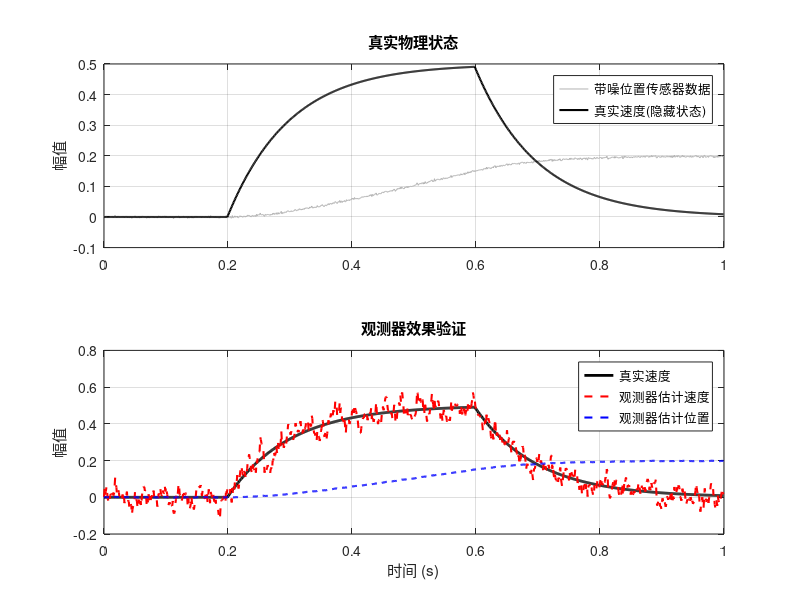
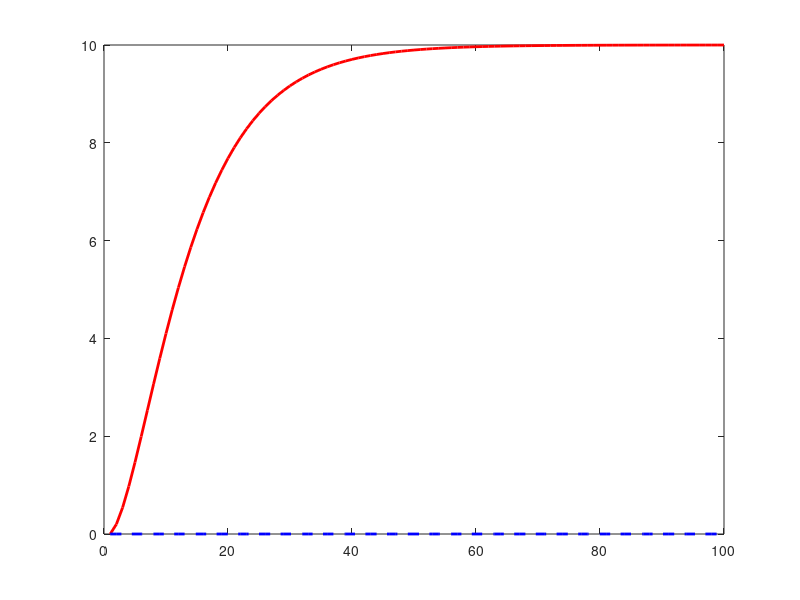

Write the MATLAB code that produced these figures, in order. (Note: this script raises an error after producing the figures.)
%% *一、从微分方程到状态观测器*
% _*1.什么是状态空间？*_
% 在《信号与系统》中，我们习惯用传递函数$H(s)$ 来描述系统。
% 
% $$$ \frac{Y(s)}{U(s)} = \frac{1}{s^2 + 2s + 1} $$$ 
% 
% 这是一个黑盒模型：如果你给它输入 $U$，它吐出输出 $Y$。但盒子内部发生了什么？我们不知道。
% 
% 状态空间 (State Space)是白盒模型。 它认为：系统之所以能动，是因为内部有一些“变量”在随时间变化。这些变量叫状态 (State)。
% 
% *以牛顿第二定律举例：* 
% 
% 假设你推一个质量 $m=1$ 的滑块。力是输入 $u$，位置是输出 $y$。 根据牛顿第二定律公式：$$F = ma \Rightarrow u = 
% \ddot{y}$$。我们可以选两个内部变量（状态）： 
%% 
% * 位置：$x_1 = y$ 
% * 速度：$x_2 = \dot{y}$
%% 
% 现在，我们把二阶微分方程$$u = \ddot{y}$$拆成两个一阶微分方程：
%% 
% * 状态1的变化率（位置的导数）： $\dot{x}_1 = x_2$ （速度）
% * 状态2的变化率（速度的导数）： $\dot{x}_2 = u/m = u$ （加速度）
%% 
% 把它写成矩阵形式：
% 
% $$ \left[ \begin{array}{c} \dot{x}_1 \\ \dot{x}_2 \end{array} \right] = \left[ 
% \begin{array}{cc} 0 & 1 \\ 0 & 0 \end{array} \right] \left[ \begin{array}{c} 
% x_1 \\ x_2 \end{array} \right] + \left[ \begin{array}{c} 0 \\ 1 \end{array} 
% \right] u $$
% 
% $$ y = \left[ \begin{array}{cc} 1 & 0 \end{array} \right] \left[ \begin{array}{c} 
% x_1 \\ x_2 \end{array} \right] $$
% 
% 这就是状态空间的标准形式：
%  $$$ \dot{x} = Ax + Bu $$$
%  $$$ y = Cx + Du $$$
%% 
% * *A (系统矩阵)*：描述系统内部状态如何互相影响（比如速度改变位置）。
% * *B (输入矩阵)*：描述输入$$u$ $如何改变状态（力改变速度）。
% * *C (输出矩阵)*：描述我们能用传感器看到什么（只能看到位置 $x_1$）。
% * *D (前馈矩阵)*：描述输入$$u$ $是否能*瞬间*直接改变输出$ $y$$。
%% 
% 在机器人位置/速度控制中，由于存在物理惯性，输入电压无法让位置/速度瞬间突变，因此通常$ $D = 0$$，此类系统称为严格真系统(Strictly 
% Proper System)。
% 
% 只有在测量加速度或纯电路系统中（输入量对于输出量没有积分环节 是纯增益系统/直接耦合系统），$$D$ $才可能不为 0。
% _2.为什么需要观测器？(Observer)_
% 在机器人控制中，我们经常遇到一个尴尬的局面：
%% 
% * 我们需要什么：为了控制得稳，我们需要全状态反馈，也就是既要知道位置 $x_1$，也要知道速度 $x_2$。
% * 我们有什么：为了省钱或空间，我们只有位置传感器（编码器），也就是我们只知道 $y=x_1$。
%% 
% *对位置直接求导来得到速度有什么问题呢？*
% 
% $v = (y_{new} - y_{old}) / \Delta t$。 
% 
% 在工程中，微分会极大地放大噪声。如果位置传感器信息产生抖动，算出来的速度会极其吓人。
% 
% 为了解决上述问题，我们引入观测器 (Observer)：一个基于数学的系统模型。还是以电机速度为例，我们的观测器进行以下两个步骤：
%% 
% * 预测：观测器根据刚才的 $A, B$ 矩阵，预测电机位置
% * 校正：将计算得到的预测位置和真实传感器位置进行。 如果不一样，那么根据这个误差，按比例修正观测器的猜测。
%% *二、观测器的数学原理*
% _*1.观测器方程*_
% 设 $\hat{x}$ (”你头顶怎么尖尖的“) 为我们估计的状态，观测器方程如下：
%  $$$ \dot{\hat{x}} = \underbrace{A\hat{x} + Bu}_{\text{纯模型推算}} + \underbrace{L(y - C\hat{x})}_{\text{误差校正项}} $$$
% $$$ \dot{\hat{x}} = {(A-LC)\hat{x} + Bu} + {Ly}$$
%% 
% * $y$：真实测到的位置
% * $C\hat{x}$：我们要估计的位置
% * $(y - C\hat{x})$：估计误差
% * $$L$$：观测器增益矩阵
%% 
% $L$ 越大：越相信传感器，校正越快，但噪声越大。 
% 
% $L$ 越小：越相信模型，越平滑，但如果模型不准，误差会很大。
% 
% _可以看出，这类观测器采用了模型预测 + 输出误差反馈的标准形式。其中L根据人为指定的观测器收敛速度计算得到（事实上我们只需要找到能使A-LC特征值小于0的l1与l2就可以达到收敛），具有这种设计思路的观测器我们称之为*龙伯格观测器(Luenberger 
% Observer)。*他还有一个孪生兄弟，根据噪声统计得到最优估计，那种观测器叫做卡尔曼滤波器(Kalman Filter)，_
% _*2.利用位置传感器观测速度*_
% 让我们设计一个观测器，在只有“位置数据”的情况下，把“速度”找回来。
% 
% 使用_*极点配置法 (Pole Placemen_t)* 来计算增益$ $L$$

clear; clc; close all;

% 1. 建立模型 (简单的旋转电机)
% x1 = 角度 (rad), x2 = 角速度 (rad/s)
% 物理参数
J = 0.01;   % 转动惯量
b = 0.1;    % 阻尼 (摩擦力)
K = 0.01;   % 力矩常数

% 矩阵定义
A = [0, 1; 
     0, -b/J]; % 系统矩阵：角度导数是速度，速度导数受阻尼影响
B = [0; 
     K/J];     % 输入矩阵：u 是电压，产生力矩
C = [1, 0];    % 输出矩阵：我们只能观测到 x1 (角度)
D = 0;

% 2. 离散化 (Discretize)
% 单片机是数字系统，我们把连续的微分方程变成差分方程
Fs = 1000;          % 采样频率 1000Hz
Ts = 1/Fs;          % 采样时间 0.001s
sys_c = ss(A, B, C, D);
sys_d = c2d(sys_c, Ts, 'zoh'); % 转换为离散系统
[Ad, Bd, Cd, Dd] = ssdata(sys_d);

% 3. 设计观测器增益 L (Pole Placement)
% 我们需要决定观测器收敛得有多快。
% 规则：观测器的极点应该比系统本身的极点快 2~5 倍。

system_poles = eig(Ad); % 看看系统原本有多快
disp('系统固有极点:'); disp(system_poles);

% 我们把观测器极点配置得更靠近原点 (在z域，越近原点收敛越快)
desired_poles = [0.9, 0.85]; 

% 计算增益 L
% place 函数是自动控制原理中计算反馈增益的神器 极点配置法
% 公式对应：eig(Ad - L*Cd) = desired_poles
L = place(Ad', Cd', desired_poles)'; 

disp('计算出的观测器增益 L:'); disp(L);
% 我们模拟 1 秒钟的过程
steps = 1000;
t = (0:steps-1) * Ts;

% 初始化
x_true = [0; 0];     % 真实状态 (上帝视角)
x_est  = [0; 0];     % 观测器估计状态 (你的算法视角)
u = 0;               % 输入电压

% 记录数据用于画图
history_v_true = zeros(1, steps);
history_x_est  = zeros(1, steps);
history_v_est  = zeros(1, steps);
history_pos    = zeros(1, steps);

for k = 1:steps
    % --- 生成输入信号 ---
    % 0.2秒时给一个 5V 电压，0.6秒时撤销
    if k > 200 && k < 600
        u = 5;
    else
        u = 0;
    end
    
    % --- 1. 模拟真实物理世界 (Plant) ---
    % 真实系统根据物理定律演变
    x_true = Ad * x_true + Bd * u;
    
    % 模拟传感器 (加一点点噪声！)
    % 这是观测器最厉害的地方：哪怕有噪声，也能算准
    noise = 0.002 * randn(); 
    y_sensor = Cd * x_true + noise; 
    
    % --- 2. 观测器算法 (Algorithm) ---
    % 这一步就是你会写进单片机 C 代码里的逻辑
    
    % Step A: 算出估计的传感器值
    y_est = Cd * x_est;
    
    % Step B: 算出误差
    error = y_sensor - y_est;
    
    % Step C: 更新估计状态 (预测 + 校正)
    x_est = Ad * x_est + Bd * u + L * error;
    
    % --- 3. 记录数据 ---
    history_v_true(k) = x_true(2); % 真实速度
    history_x_est(k)  = x_est(1);  % 估计位置 ？？
    history_v_est(k)  = x_est(2);  % 估计速度
    history_pos(k)    = y_sensor;  % 测量到的位置
end

figure('Color', 'w');

subplot(2,1,1);
plot(t, history_pos, 'Color', [0.7 0.7 0.7]); hold on;
plot(t, history_v_true, 'k', 'LineWidth', 1.5);
title('真实物理状态');
legend('带噪位置传感器数据', '真实速度(隐藏状态)');
ylabel('幅值'); grid on;

subplot(2,1,2);
plot(t, history_v_true, 'k', 'LineWidth', 2); hold on;
plot(t, history_v_est, 'r--', 'LineWidth', 1.5);
plot(t, history_x_est, 'b--', 'LineWidth', 1.5);
title('观测器效果验证');
legend('真实速度', '观测器估计速度','观测器估计位置');
xlabel('时间 (s)'); ylabel('幅值');
grid on;
%% 
% 仔细观察第二张图： 1. 红色虚线（估计值）在 0.2 秒电机启动瞬间，迅速追上了黑色实线（真实值）。 2. 尽管传感器位置数据（第一张图的灰线）有噪声，但观测出来的速度非常平滑。
% 
% 这就是观测器的魔力：利用物理模型 $A, B$ 和反馈矩阵 $L$，在只有位置传感器的情况下， “观察”出了原本看不见的速度。
%% *三、观测器应用的深层剖析*
% 疑问是：传感器 $y$ 给的是位置，我的误差 $(y - \hat{y})$ 也是位置误差。 为什么这个“位置误差”能用来修正“速度”呢？
% 
% 答案藏在矩阵 $A$ 和增益 $L$ 的耦合关系里。
% _1. 矩阵方程_
% 我们的观测器方程是向量形式： $$ \dot{\hat{x}} = A\hat{x} + Bu + L(y - C\hat{x}) $$
% 
% 让我们把它拆成两个标量方程（假设 $x_1$ 是位置，$$x_2$$ 是速度）。
%% 
% * 系统矩阵 $A = \left[ \begin{array}{cc} 0 & 1 \\ 0 & 0 \end{array} \right]$ （简化模型，忽略阻尼）
% * 增益矩阵 $L = \left[ \begin{array}{c} l_1 \\ l_2 \end{array} \right]$ （注意 $L$ 
% 有两个元素）
%% 
% 展开后的方程组如下：
% 
% 方程 (1) 估计位置的变化率：
% 
% $$$ \dot{\hat{x}}_1 = \hat{x}_2 + l_1 \cdot (y - \hat{x}_1) $$$
% 
% 方程 (2) 估计速度的变化率： 
% 
% $$$ \dot{\hat{x}}_2 = 0 + \frac{1}{J}u + l_2 \cdot (y - \hat{x}_1) $$$
% 
% 
% 
% $\dot{\hat{x}}_2$ 是加速度（速度的导数）。$(y - \hat{x}_1)$ 是位置误差（真实位置 - 估计位置）。
% 
% _通过参数_ $l_1$_，我们利用位置误差修正了对速度的估计_
% 
% _通过参数_ $l_2$_，我们利用位置误差修正了对加速度的估计_
% _2. 直观的物理逻辑推演_
% 想象一下，观测器（影子）正在追赶真实电机（真身）。
% 
% 场景一：影子落后了
%% 
% * 1.  现状：真实位置 $y = 100$，估计位置 $\hat{x}_1 = 90$。 
% * 2.  误差：$$Error = 100 - 90 = 10$$ （正数）。
% * 3.  对速度的修正（看方程2）：  $$ \dot{\hat{x}}_2 = \dots + l_2 \cdot 10 $$ 这相当于给影子的加速度猛踩了一脚油门！
% * 4.  结果：影子的速度$\hat{x}_2$ 开始飙升。 
% * 5.  连锁反应（看方程1）：速度 $\hat{x}_2$ 变快了，影子的位置 $\hat{x}_1$ 跑得更快，迅速追上真身。
%% 
% 场景二：影子跑超了
%% 
% * 1.  现状：真实位置 $y = 100$，估计位置 $\hat{x}_1 = 110$。 
% * 2.  误差：$$Error = -10$$ （负数）。 
% * 3.  对速度的修正：  $$ \dot{\hat{x}}_2 = \dots + l_2 \cdot (-10) $$ 这相当于给影子的加速度踩了一脚刹车！ 
% * 4.  结果：影子的速度 $\hat{x}_2$ 迅速下降，甚至变成负数（倒车）。 
% * 5.  连锁反应：影子慢下来，等待真身追上来。
% _3. L矩阵的作用_
% 增益矩阵 $L = [l_1; l_2]$ 扮演了两个角色：
%% 
% * $$l_1$$ (位置校正增益)： 直接把位置误差加到位置变化率上。作用是“拽”着影子往真身靠，类似于比例控制 (P)。
% * $$l_2$ $(速度校正增益)：  这是最神奇的地方。它隐含了一个逻辑：  *“*如果我的位置猜错了，那一定是因为我刚才的速度猜错了。”所以，利用位置误差去修正速度是合理的。
%% 
% 这就是为什么观测器能算出速度：它利用位置误差的历史积累，不断反推并修正速度变量，直到位置误差归零时，速度也就自然对齐了。
% _4. MATLAB 验证：l2 对速度估计的影响_
% 让我们做一个小实验，把 l2 设为 0，看看还能不能估计出速度。

% 简单模型
A = [0 1; 0 0]; B = [0; 1]; C = [1 0]; D = 0;
Ts = 0.01;
sys = c2d(ss(A,B,C,D), Ts, 'zoh');
[Ad, Bd, Cd, Dd] = ssdata(sys);

% --- 实验 A: 正常的观测器 (L1, L2 都有值) ---
L_normal = place(Ad', Cd', [0.90, 0.80])'; 

% --- 实验 B: 只有位置校正，没有速度校正 (L2 = 0) ---
L_broken = L_normal; 
L_broken(2) = 0; % 强行切断速度修正通路！

% 仿真
steps = 100;
x_true = [0; 10]; % 真实电机在以 10 的速度匀速转动
x_est_A = [0; 0]; % 观测器A 从 0 开始猜
x_est_B = [0; 0]; % 观测器B 从 0 开始猜

log_v_A = [];
log_v_B = [];

for k = 1:steps
    y = Cd * x_true; % 测量位置
    
    % 更新真实状态
    x_true = Ad * x_true;
    
    % 更新观测器 A (正常)
    y_hat_A = Cd * x_est_A;
    x_est_A = Ad * x_est_A + L_normal * (y - y_hat_A);
    
    % 更新观测器 B (L2=0)
    y_hat_B = Cd * x_est_B;
    x_est_B = Ad * x_est_B + L_broken * (y - y_hat_B);
    
    log_v_A(end+1) = x_est_A(2);
    log_v_B(end+1) = x_est_B(2);
end

figure('Color', 'w');
plot(log_v_A, 'r', 'LineWidth', 2); hold on;
plot(log_v_B, 'b--', 'LineWidth', 2);
yline(10, 'k', '真实速度');
legend('L2正常 (能估计出速度)', 'L2=0 (速度估计永远为0)');
title('如果切断 L2，观测器就废了');
grid on;
% _5. 观测器位置估计 x1_hat 的价值_
% 本实验模拟一个低分辨率编码器，观察 x1_hat 如何消除“量化噪声”。

% --- 1. 系统定义 ---
% 简单一阶积分模型：速度 -> 位置
% x = [位置] (这里为了简单，假设我们直接控制速度，只观测位置)
A = 0; B = 1; C = 1; D = 0; 
Ts = 0.001; % 1ms
sys = c2d(ss(A,B,C,D), Ts, 'zoh');
[Ad, Bd, Cd, ~] = ssdata(sys);

% --- 2. 设计观测器 ---
% 极点配置在 0.8 (比较平滑)
L = place(Ad', Cd', 0.8)';

% --- 3. 仿真设置 ---
steps = 500;
t = (0:steps-1)*Ts;

x_true = 0;       % 真实位置 (浮点数，无限精度)
x_est = 0;        % 观测器估计位置
u = 10;           % 恒定速度输入 10 rad/s

% 模拟一个低分辨率编码器
% 假设分辨率是 0.5 rad (非常粗糙，为了让效果明显)
quantization_step = 0.5; 

log_pos_true = [];
log_pos_sensor = [];
log_pos_est = [];

for k = 1:steps
    % 1. 真实物理世界
    x_true = Ad * x_true + Bd * u;
    
    % 2. 糟糕的传感器 (加入量化效应)
    % round() 函数模拟了编码器的“取整”特性
    y_sensor = round(x_true / quantization_step) * quantization_step;
    
    % 3. 观测器更新
    y_hat = Cd * x_est;
    x_est = Ad * x_est + Bd * u + L * (y_sensor - y_hat);
    
    % 4. 记录
    log_pos_true(end+1) = x_true;
    log_pos_sensor(end+1) = y_sensor;
    log_pos_est(end+1) = x_est;
end

% --- 4. 绘图对比 ---
figure('Color', 'w');
plot(t, log_pos_true, 'k', 'LineWidth', 2); hold on;
plot(t, log_pos_sensor, 'b-', 'LineWidth', 1); 
plot(t, log_pos_est, 'r--', 'LineWidth', 2);

legend('真实位置 (上帝视角)', '传感器读数 (台阶状/量化噪声)', '观测器 x1 (平滑重建)');
title(['观测器 x1 对量化噪声的平滑效果 (L=' num2str(L) ')']);
xlabel('时间 (s)'); ylabel('位置 (rad)');
grid on;

% 画一个局部放大图
axes('Position',[.6 .2 .25 .25]);
box on; 
plot(t(200:250), log_pos_true(200:250), 'k'); hold on;
plot(t(200:250), log_pos_sensor(200:250), 'b-');
plot(t(200:250), log_pos_est(200:250), 'r--');
title('局部放大');
%% 
% _*使用*_$ $\hat{x}_1$ $_*替代位置传感器数据的优点*_
% 
% 消除量化噪声 (Quantization Noise)：这是$ $\hat{x}_1$ $最直观的用处。
%% 
% * 传感器痛点：真实的编码器是有分辨率的。比如 12位编码器，它读出来的数是“台阶状”的（0, 1, 1, 1, 2, 2...），不是连续的光滑曲线。
% * $ $\hat{x}_1$ $ 的优势：因为模型是连续积分的，观测器算出来的$ $\hat{x}_1$ $是浮点数，它会平滑地切过这些台阶，还原出物体真实的运动轨迹。
%% 
% 填补时间空隙 (Inter-sample Estimation)
%% 
% * 场景：假设你的传感器只有 500Hz（2ms 更新一次），但你的控制回路跑在 1000Hz（1ms 一次）。
% * 痛点：在传感器没更新的那 1ms 里，你该用什么位置做控制？如果沿用旧值，系统会顿挫。
% * $ $\hat{x}_1$ $的优势：观测器每时每刻都在根据模型跑预测。在传感器还没发来新数据时，观测器已经算出了“这一毫秒”机器人应该在哪。这叫预测/插值。
%% 
% 解决传输丢包/故障
%% 
% * 场景：如果 CAN 总线拥堵，某一帧位置数据丢了。
% * 痛点：直接用 $y$ 可能会读到 0 或者卡在上一帧不动。
% * $ $\hat{x}_1$ $的优势：观测器具有惯性。即使这一帧没数据，它依然会根据之前的速度继续推演下一刻的位置。这极大地提高了系统的鲁棒性。
%% 
% _*使用*_$ $\hat{x}_1$ $_*替代位置传感器数据的代价*_
% 
% 相位滞后 (Phase Lag)。
%% 
% * 滤波器本质：观测器本质上是一个低通滤波器。凡是滤波，必有延迟。
% * 后果：真实位置到了 100 度。$ $\hat{x}_1$ $可能才算到 99.5 度。这微小的滞后，在低频时没问题，但在高频高动态（比如电机急停急转）时，会导致相位裕度下降，系统变“软”，甚至震荡。
%% 
% 工程法则：
%% 
% * 如果你的观测器带宽配置得够高（$$L$ $比较大，响应快），$ $\hat{x}_1$ $ 的滞后可以忽略不计，推荐使用$ $\hat{x}_1$ 
% $做反馈。
% * 如果你追求极致的刚性（响应极快），或者观测器调得比较慢，建议用原始数据$ $y$ $做位置环反馈，只用 $ $\hat{x}_2$ $ 做速度环反馈。
%% 
% _*笔者：卢俊烨*_
% _*日期：2025.12.02*_
% _*https://github.com/yagami-light7*_
% 
%